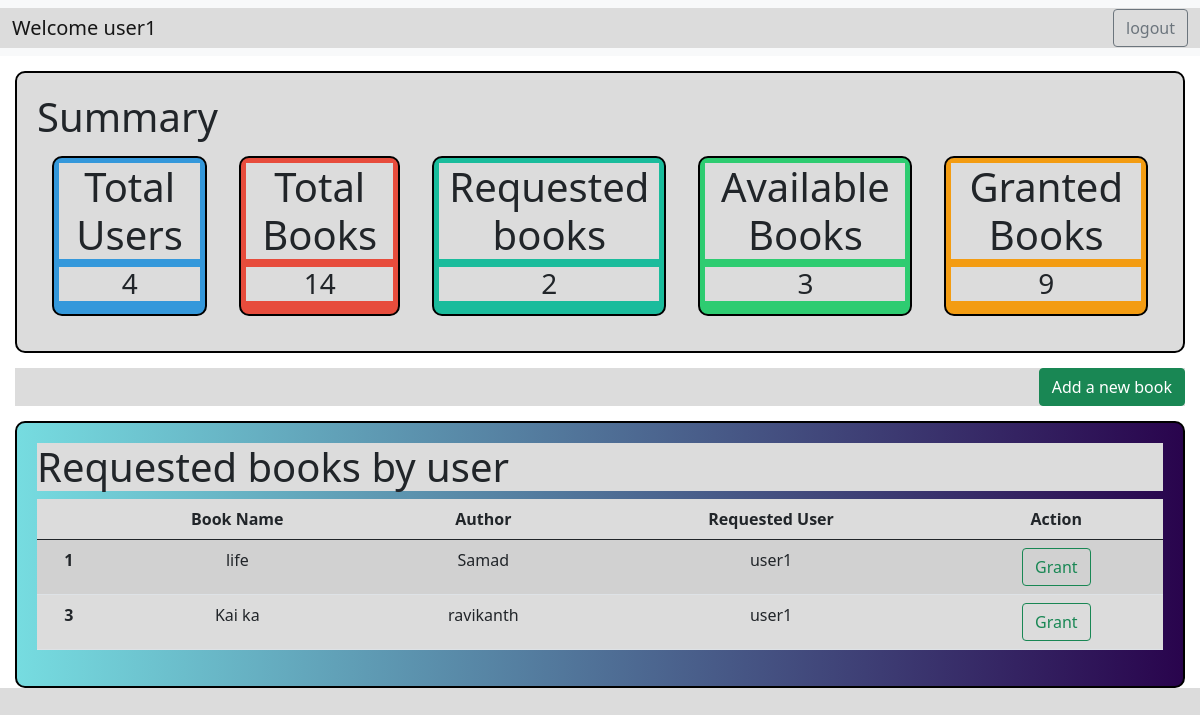
Before: /admin_dashboard/1 with the older database file.
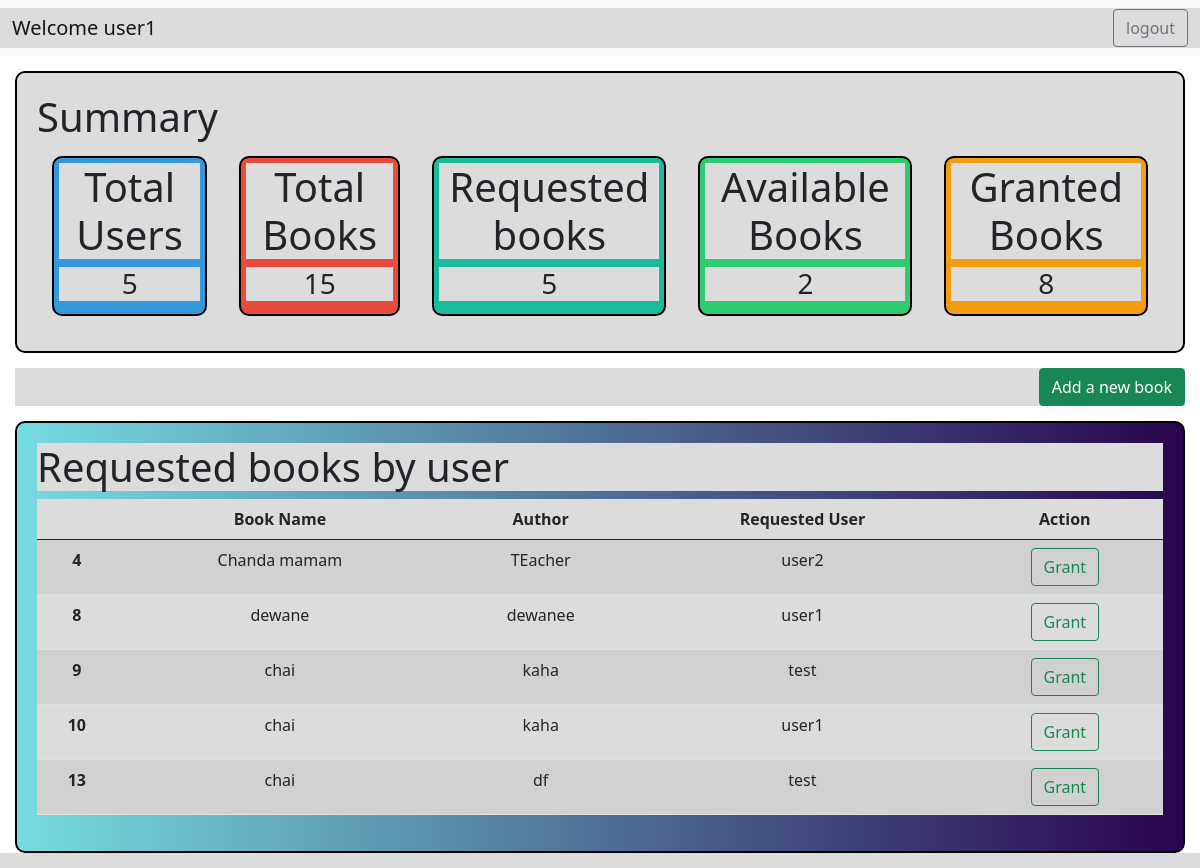
After: the same page with the newer database file.
### application/models.py (models this page shows)
class Ebook(db.Model):
    id = db.Column(db.Integer, primary_key = True)
    b_name = db.Column(db.String(), nullable = False)
    author = db.Column(db.String(), nullable = False)
    b_url = db.Column(db.String(), nullable = True)
    status = db.Column(db.String(), default = "Available")
    user_id = db.Column(db.Integer, db.ForeignKey('user.id'), nullable = True)

class User(db.Model):
    id = db.Column(db.Integer, primary_key = True)
    email = db.Column(db.String(),unique = True, nullable = False)
    username = db.Column(db.String(), unique = True, nullable = False)
    password = db.Column (db.String(), nullable = False)
    type = db.Column (db.String(),default ="general")
    ebooks = db.relationship('Ebook', backref = 'bearer')

### application/controllers.py (the view)
@app.route("/admin_dashboard/<int:user_id>", methods=["GET"])
def admin_dashboard(user_id):
    this_user = User.query.filter_by(id=int(user_id)).first()
    e_books = Ebook.query.filter_by(status="Requested").all()
    A_books = Ebook.query.filter_by(status="Available").all()
    G_books = Ebook.query.filter_by(status="Granted").all()
    e_users = User.query.all()
    Etotal_users = Ebook.query.all()
    return render_template("admin_dashboard.html", user=this_user, admin_total_ebooks=Etotal_users, admin_books=e_books,admin_users = e_users, admin_a_book=A_books,admin_g_book = G_books)

### templates/admin_dashboard.html (shortened to what this page needs)
<!DOCTYPE html>
<html lang="en">
<head>
    <link href="https://cdn.jsdelivr.net/npm/bootstrap@5.0.2/dist/css/bootstrap.min.css" rel="stylesheet"
>
    <link rel="stylesheet" href="../static/style.css">
</head>
<body>
    <div class="sign_in">
        <nav class="navbar navbar-expand-lg navbar-light bg-light">
            <div class="container-fluid">
                <a class="navbar-brand" href="#">Welcome {{user.username}}</a>
                <div class="d-flex">
                    <a class="btn btn-outline-secondary" href="/login">logout</a>
                </div>
            </div>
        </nav>
    </div>
    <div class="summary_head ">
        <h1> Summary </h1>
        <div class="summary ">
            <div class="individual_summary ">
                <h1>Total Users</h1>
                <h3>{{admin_users | length}}</h3>
            </div>
            <div class="individual_summary ">
                <h1>Total Books</h1>
                <h3>{{admin_total_ebooks | length}}</h3>
            </div>
            <div class="individual_summary">
                <h1>Requested books</h1>
                <h3>{{admin_books | length}}</h3>
            </div>
            <div class="individual_summary">
                <h1>Available Books</h1>
                <h3>{{admin_a_book | length}}</h3>
            </div>
            <div class="individual_summary">
                <h1>Granted Books</h1>
                <h3>{{admin_g_book | length}}</h3>
            </div>
        </div>
    </div>
    <div id="book_button">
        <a href="/create_eb" class="btn btn-success">Add a new book</a>
    </div>
    <div class=" req_books_admin content_main">
        <h1> Requested books by user </h1>
        <div id="content">
            <table class="table table-striped table-hover">
                <thead>
                    <tr>
                        <th scope="col">{{ID}}</th>
                        <th scope="col">Book Name</th>
                        <th scope="col">Author</th>
                        <th scope="col">Requested User</th>
                        <th scope="col">Action</th>
                    </tr>
                </thead>
                <tbody>
                    {% for admin_book in admin_books%}
                    <tr>
                        <th scope="row">{{admin_book.id}}</th>
                        <td>{{admin_book.b_name}}</td>
                        <td>{{admin_book.author}}</td>
                        {% for admin_user in admin_users %}
                        {% if admin_user.id == admin_book.user_id %}
                        <td>{{ admin_user.username }}</td>
                        {% endif %}
                        {% endfor %}
                        <td>
                            <a href="{{ url_for('grant_permission', user_id=user.id, book_id=admin_book.id, customer_user_id=admin_book.user_id) }}"
                                class="btn btn-outline-success">Grant</a>
                        </td>
                    </tr>
                    {% endfor %}
                </tbody>
            </table>
        </div>
    </div>
</body>
</html>

Changed rows visible on the page:
no longer on this page (row edited): Ebook: id "1", b_name "life", author "Samad", User (username "user1")
no longer on this page (row edited): Ebook: id "3", b_name "Kai ka", author "ravikanth", User (username "user1")
now on this page (row edited): Ebook: id "4", b_name "Chanda mamam", author "TEacher"
now on this page (row unchanged): User: username "user2", shown under "4"
now on this page (row edited): Ebook: id "8", b_name "dewane", author "dewanee", User (username "user1")
now on this page (row edited): Ebook: id "9", b_name "chai", author "kaha"
now on this page (row unchanged): User: username "test"
now on this page (row edited): Ebook: id "10", b_name "chai", author "kaha", User (username "user1")
now on this page (row edited): Ebook: id "13", b_name "chai", author "df"
Other visible differences:
{{ admin_users | length }}: "4" → "5"
{{ admin_total_ebooks | length }}: "14" → "15"
{{ admin_books | length }}: "2" → "5"
{{ admin_a_book | length }}: "3" → "2"
{{ admin_g_book | length }}: "9" → "8"
